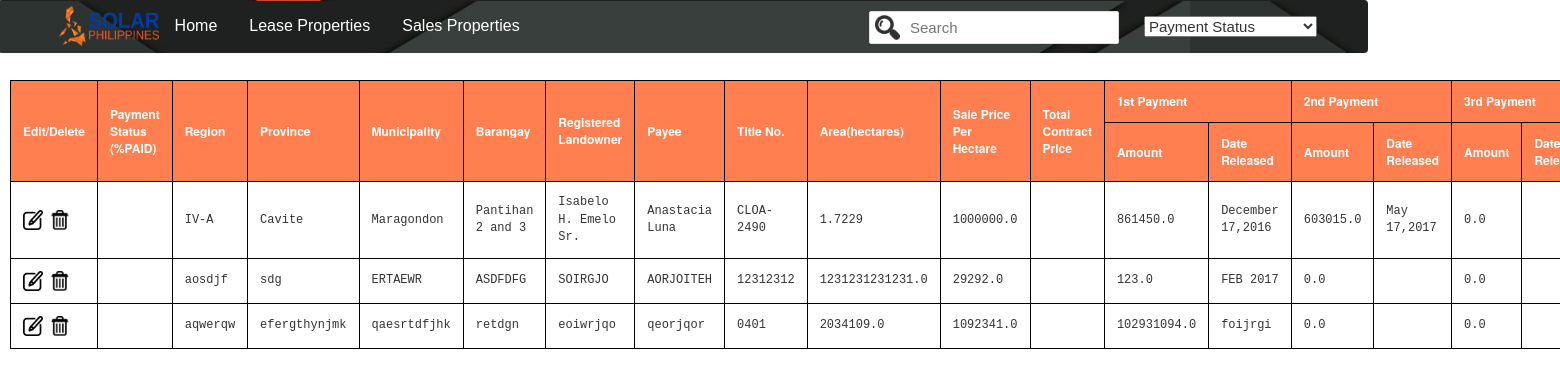
The app's page /homepage/salesedit/ with its own data.
### SolarDB/models.py (models this page shows)
class salesProperty(models.Model):
    region = models.CharField(max_length = 255, default = "")
    province = models.CharField(max_length = 255, default = "")
    municipality = models.CharField(max_length = 255, default = "")
    barangay = models.CharField(max_length = 255, default = "")
    regLandOwner = models.CharField(max_length = 255, default = "")
    contactNum = models.CharField(max_length = 255, default = "")
    Payee = models.CharField(max_length = 255, default = "")
    titleNum = models.CharField(max_length = 255, default = "")
    areaHectares = models.FloatField(default = None)
    pricePerHectare = models.FloatField(default = None)
    totalContractPrice = models.FloatField(default = None)
    firstPayAmount = models.FloatField(default = None)
    firstPayDate = models.CharField( max_length = 255, default = "")
    secPayAmount = models.FloatField(default = 0)
    secPayDate = models.CharField( max_length = 255, default = "")
    thirdPayAmount = models.FloatField(default = 0)
    thirdPayDate = models.CharField(max_length = 255, default = "")
    fourthPayAmount = models.FloatField(default = 0)
    fourthPayDate = models.CharField(max_length = 255, default = "")
    fifthPayAmount = models.FloatField(default = 0)
    fifthPayDate = models.CharField(max_length = 255, default = "")
    sixthPayAmount = models.FloatField(default = 0)
    sixthPayDate = models.CharField(max_length = 255, default = "")
    seventhPayAmount = models.FloatField(default = 0)
    seventhPayDate = models.CharField(max_length = 255, default = "")
    eigthPayAmount = models.FloatField(default = 0)
    eigthPayDate = models.CharField(max_length = 255, default = "")
    ninthPayAmount = models.FloatField(default = 0)
    ninthPayDate = models.CharField(max_length = 255, default = "")
    tenthPayAmount = models.FloatField(default = 0)
    tenthPayDate = models.CharField(max_length = 255, default = "" )
    releasedPayment = models.FloatField(default=None)
    balance = models.FloatField(default=None)
    BIRcgt = models.FloatField(default=None)
    BIRdst = models.FloatField(default=None)
    LGUtransfer = models.FloatField(default=None)
    RODlra = models.FloatField(default=None)
    RODit = models.FloatField(default=None)
    OTHERSnotorial = models.FloatField(default=None)
    SUMother = models.FloatField(default=None)
    TAXother = models.FloatField(default=None)
    area = models.FloatField(default = None)

### SolarDB/views.py (the view)
# urls.py: path('homepage/salesedit/', views.salesedit, name = 'saleseditpage'),
def salesedit(request):
    all_properties =salesProperty.objects.all()
    context = {
            'all_properties':all_properties,
    }
    return render(request, 'editsales-admin.html', context)

### SolarDB/templates/editsales-admin.html (shortened to what this page needs)
{% load static %}
<!DOCTYPE html>
<html>
<head>
	<link href="{% static 'css/bootstrap.min.css' %}"rel="stylesheet">
	<link href="{% static 'css/stylecss.css' %}" rel="stylesheet" >
</head>
<body>
	<div class="navbar" style="background-image: url({% static 'media/orange-bg.png' %});">
        <img src="{% static 'media/solarpic.png' %}" class="topnav-logo">
        <a href="/homepage">Home</a>
        <div class="dropdown">
          <button class="dropbtn">Lease Properties
          </button>
        </div>
        <div class="dropdown">
          <button class="dropbtn">Sales Properties
          </button>
        </div>
        <div>
            <select>
               <option value="0">Payment Status</option>
            </select>
            <input type="text" id="myInput" onkeyup="myFunction()" placeholder="Search" title="Search" style="background-image: url({% static 'media/search.png' %});">
        </div>
    </div>
        <div style="margin-left: 10px; padding-top: 80px;">
            <table  id="myTable">
                <thead>
				    <tr>
                        <th rowspan="2">Edit/Delete</th>
				    	<th rowspan="2">Payment Status (%PAID)</th>
				    	<th rowspan="2">Region</th>
				    	<th rowspan="2">Province</th>
				    	<th rowspan="2">Municipality</th>
				    	<th rowspan="2">Barangay</th>
				    	<th rowspan="2">Registered Landowner</th>
				    	<th rowspan="2">Payee</th>
				    	<th rowspan="2">Title No.</th>
				    	<th rowspan="2">Area(hectares)</th>
				    	<th rowspan="2">Sale Price Per Hectare</th>
				    	<th rowspan="2">Total Contract Price</th>
				    	<th colspan="2">1st Payment</th>
				    	<th colspan="2">2nd Payment</th>
				    	<th colspan="2">3rd Payment</th>
				    </tr>
				    <tr>
				    	<th>Amount</th>
				    	<th>Date Released</th>
				    	<th>Amount</th>
				    	<th>Date Released</th>
				    	<th>Amount</th>
				    	<th>Date Released</th>
				    </tr>
                </thead>
                    {% for property  in all_properties%}
                <tr id="tr-hover">
                    <td>
                        <a href = "#"><img src="{% static 'media/edit.png' %}" id="edit-delete" style = "height: 20px; width: 20px;"></a>
                        <a href = "#"><img src="{% static 'media/delete.png' %}" id="edit-delete" style = "height: 20px; width: 20px;"></a>
                    </td>
                    <td> </td>
					<td> {{ property.region}}</td>
                    <td> {{ property.province}}</td>
                    <td> {{ property.municipality}}</td>
                    <td> {{ property.barangay}}</td>
                    <td> {{ property.regLandOwner}}</td>
                    <td> {{ property.Payee}}</td>
                    <td> {{ property.titleNum}}</td>
                    <td> {{ property.areaHectares}}</td>
                    <td> {{ property.pricePerHectare}}</td>
                    <td> </td>
                    <td> {{ property.firstPayAmount}}</td>
                    <td> {{ property.firstPayDate}}</td>
                    <td> {{ property.secPayAmount}}</td>
                    <td> {{ property.secPayDate}}</td>
                    <td> {{ property.thirdPayAmount}}</td>
                    <td> {{ property.thirdPayDate}}</td>
                </tr>
				 {% endfor%}
            </table>
        </div>
</body>
</html>

### SolarDB/static/css/stylecss.css (style rules this page uses)
thead { color: white; background-color: coral; }
select { float: right; margin-top: 15px; margin-right: 50px; font-size: 15px; }
#myInput { background-size: 25px; background-position: 5px 3px; background-repeat: no-repeat; width: 250px; font-size: 15px; padding: 5px 20px 5px 40px; border: 1px solid #ddd; float: right; margin-top: 10px; margin-right: 25px; border-radius: 2px; }
#myTable { border-collapse: collapse; width: 100%; border: 1px solid #ddd; font-size: 12px; padding-right: 50px; margin-top: 0; }
#myTable th, #myTable td { padding: 12px; border: 1px solid #000; }
#myTable tr { border-bottom: 1px solid #ddd; }
.topnav-logo { padding-top: 5px; padding-left: 10px; height: 45px; float: left; }
.navbar { font-family: Arial, Helvetica, sans-serif; padding-left: 50px; margin-left: -2px; position: fixed; width: 1370px; }
.navbar a { float: left; font-size: 16px; color: white; text-align: center; padding: 14px 16px; text-decoration: none; }
.dropdown { float: left; }
.dropdown .dropbtn { font-size: 16px; border: none; outline: none; padding: 14px 16px; color: white; background-color: inherit; font-family: inherit; margin: 0; }

### records on screen
salesProperty: region "IV-A", province "Cavite", municipality "Maragondon", barangay "Pantihan 2 and 3", regLandOwner "Isabelo H. Emelo Sr.", Payee "Anastacia Luna", titleNum "CLOA-2490", areaHectares "1.7229", pricePerHectare "1000000.0", firstPayAmount "861450.0", firstPayDate "December 17,2016", secPayAmount "603015.0", secPayDate "May 17,2017", thirdPayAmount "0.0"
salesProperty: region "aosdjf", province "sdg", municipality "ERTAEWR", barangay "ASDFDFG", regLandOwner "SOIRGJO", Payee "AORJOITEH", titleNum "12312312", areaHectares "1231231231231.0", pricePerHectare "29292.0", firstPayAmount "123.0", firstPayDate "FEB 2017", secPayAmount "0.0", thirdPayAmount "0.0"
salesProperty: region "aqwerqw", province "efergthynjmk", municipality "qaesrtdfjhk", barangay "retdgn", regLandOwner "eoiwrjqo", Payee "qeorjqor", titleNum "0401", areaHectares "2034109.0", pricePerHectare "1092341.0", firstPayAmount "102931094.0", firstPayDate "foijrgi", secPayAmount "0.0", thirdPayAmount "0.0"
